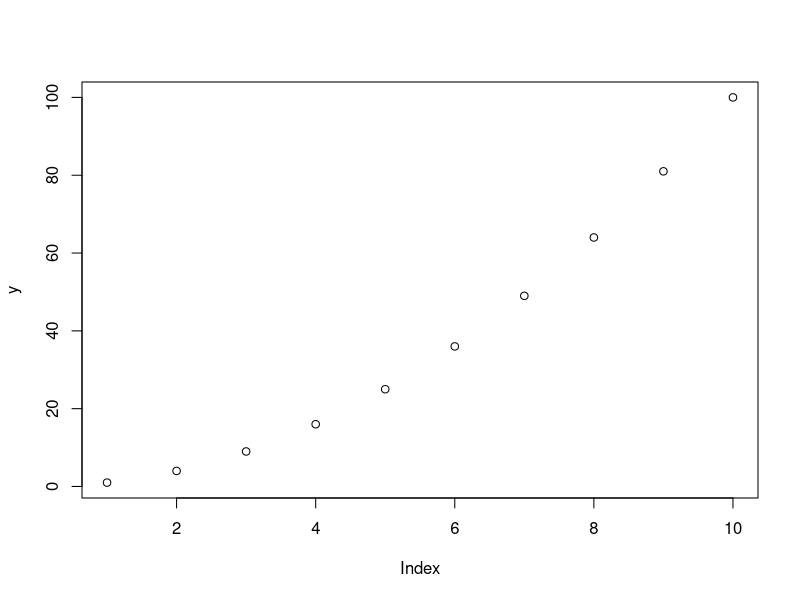
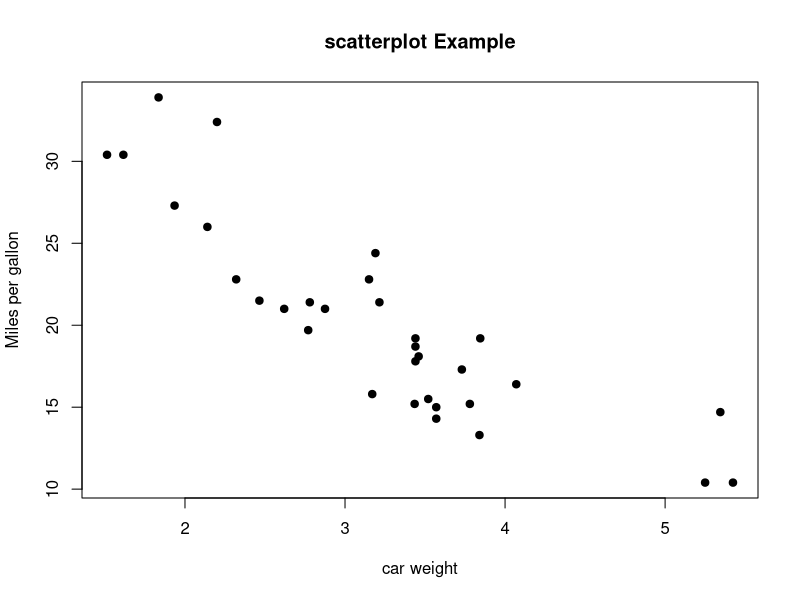
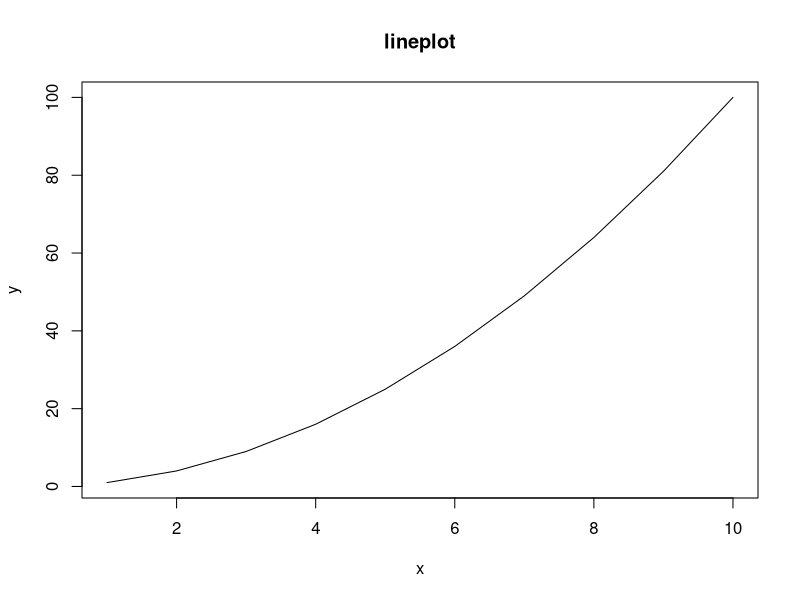
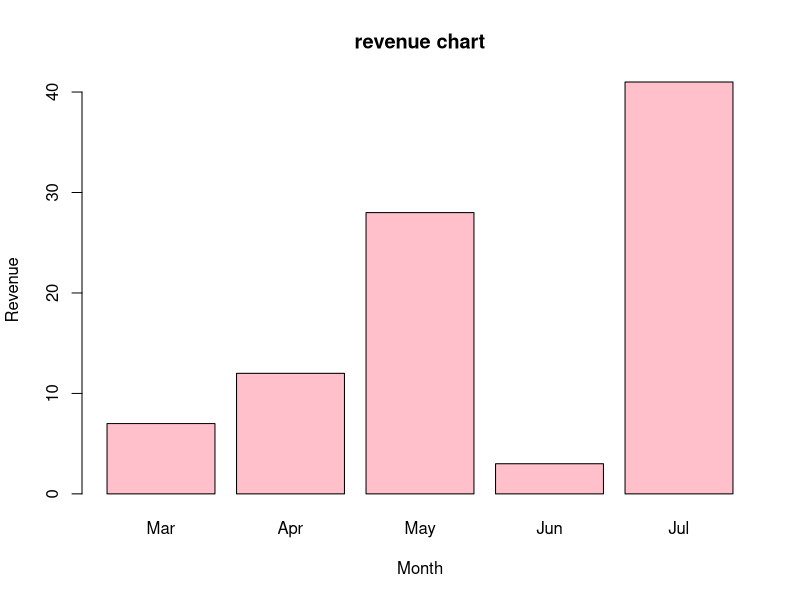

Write R code to recreate these figures, in order.
#scatter, line, Bar

# scatter plot
x = 1:10
y = x^2
plot(y)

#wt vs mpg (miles per gallon)

plot(mtcars$wt,mtcars$mpg,
     main="scatterplot Example",
     xlab= "car weight", ylab= "Miles per gallon", pch = 19)

#line plot
plot(x,y,type="l",xlab = "x", ylab= "y", main = "lineplot")

#bar plot(H, names.arg, xlab,ylab, main, names.arg, col)colour
H = c(7,12,28,3,41)
M = c("Mar","Apr","May","Jun","Jul")
barplot(H,names.arg= M,xlab= "Month",ylab="Revenue",col="pink", main = "revenue chart")


#ggplot = multiple plot

